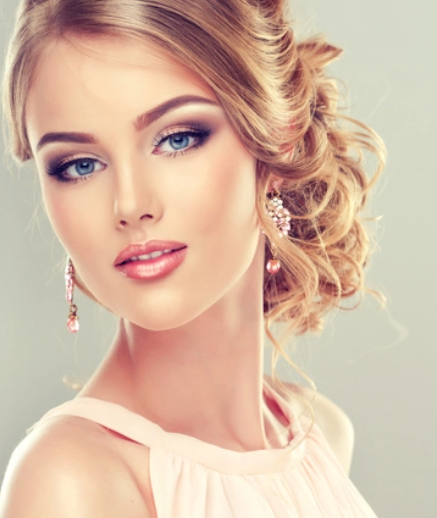
#> input picture opencv/Resource/images/girl_face_01.PNG, 437 x 518 px
$ python zu_blur_image_01.py
#> lines starting #> are read from the running program, lines starting #| are printed output that depends on the picture; after the words box and inside, x2 and y2 are one past the last pixel; in counts of white or black regions, pixels touching at a corner belong together
import cv2
import numpy as np

## Tutorial based on
## https://opencv-python-tutroals.readthedocs.io/en/latest/py_tutorials/py_imgproc/py_filtering/py_filtering.html


def stackImages(scale,imgArray):
    rows = len(imgArray)
    cols = len(imgArray[0])
    rowsAvailable = isinstance(imgArray[0], list)
    width = imgArray[0][0].shape[1]
    height = imgArray[0][0].shape[0]
    if rowsAvailable:
        for x in range ( 0, rows):
            for y in range(0, cols):
                if imgArray[x][y].shape[:2] == imgArray[0][0].shape [:2]:
                    imgArray[x][y] = cv2.resize(imgArray[x][y], (0, 0), None, scale, scale)
                else:
                    imgArray[x][y] = cv2.resize(imgArray[x][y], (imgArray[0][0].shape[1], imgArray[0][0].shape[0]), None, scale, scale)
                if len(imgArray[x][y].shape) == 2: imgArray[x][y]= cv2.cvtColor( imgArray[x][y], cv2.COLOR_GRAY2BGR)
        imageBlank = np.zeros((height, width, 3), np.uint8)
        hor = [imageBlank]*rows
        hor_con = [imageBlank]*rows
        for x in range(0, rows):
            hor[x] = np.hstack(imgArray[x])
        ver = np.vstack(hor)
    else:
        for x in range(0, rows):
            if imgArray[x].shape[:2] == imgArray[0].shape[:2]:
                imgArray[x] = cv2.resize(imgArray[x], (0, 0), None, scale, scale)
            else:
                imgArray[x] = cv2.resize(imgArray[x], (imgArray[0].shape[1], imgArray[0].shape[0]), None,scale, scale)
            if len(imgArray[x].shape) == 2: imgArray[x] = cv2.cvtColor(imgArray[x], cv2.COLOR_GRAY2BGR)
        hor= np.hstack(imgArray)
        ver = hor
    return ver

kernel = np.ones((7,7),np.float32)
img = cv2.imread('Resource/images/girl_face_01.PNG')
#> img is the input picture: shape (518, 437, 3); mean B, G, R 164.6, 185.7, 214.3


imgGray = cv2.cvtColor(img, cv2.COLOR_BGR2GRAY)
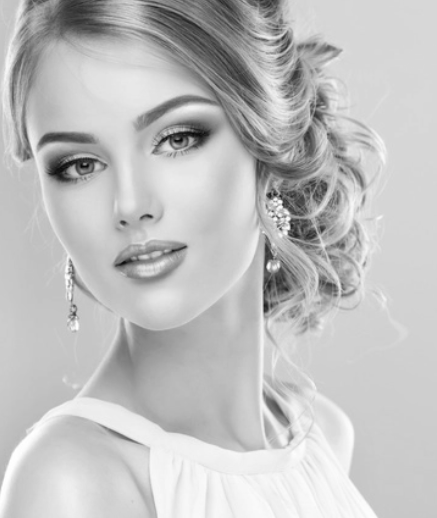
#> imgGray: shape (518, 437); min 7, max 255, mean 191.8
imgBlur = cv2.filter2D(img,-1,kernel/30)
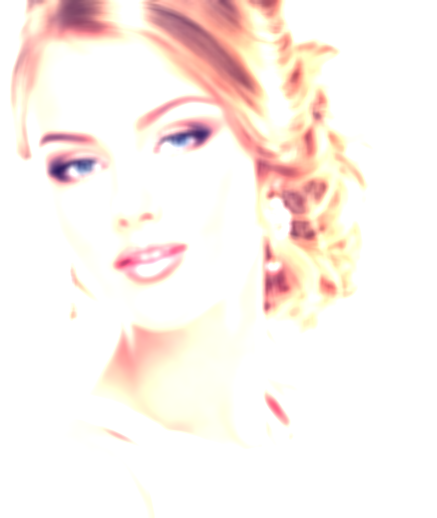
#> imgBlur: shape (518, 437, 3); mean B, G, R 236.1, 241.5, 252
imgCanny= cv2.Canny(imgGray, 200, 100)
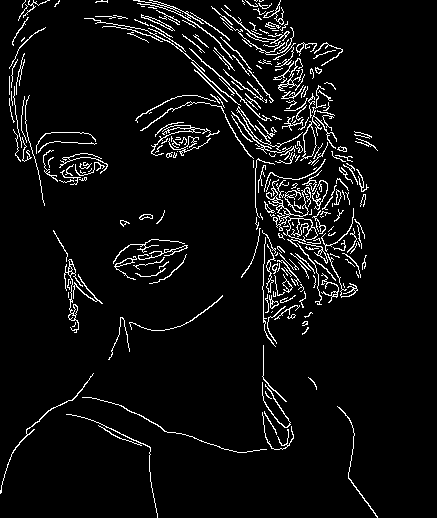
#> imgCanny: shape (518, 437); 5.5% white in thin lines or dots, all inside (x1, y1, x2, y2) = (0, 0, 378, 518)

imgErod = cv2.erode(img,kernel,iterations = 1)
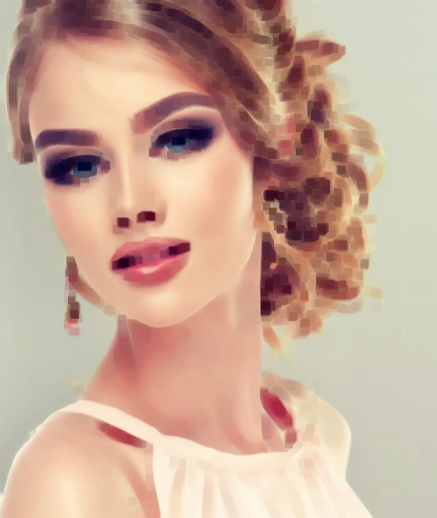
#> imgErod: shape (518, 437, 3); mean B, G, R 151, 169.2, 201

stackedImg = stackImages(0.6, ([img, imgGray, imgBlur, imgErod]))
#> in stackImages, `rows = len(imgArray)`: rows = 4
#> in stackImages, `cols = len(imgArray[0])`: cols = 518
#> in stackImages, `rowsAvailable = isinstance(imgArray[0], list)`: rowsAvailable = False
#> after the loop in stackImages, `for x in range(0, rows):`: imgArray = 4 items
#> in stackImages, `hor= np.hstack(imgArray)`:
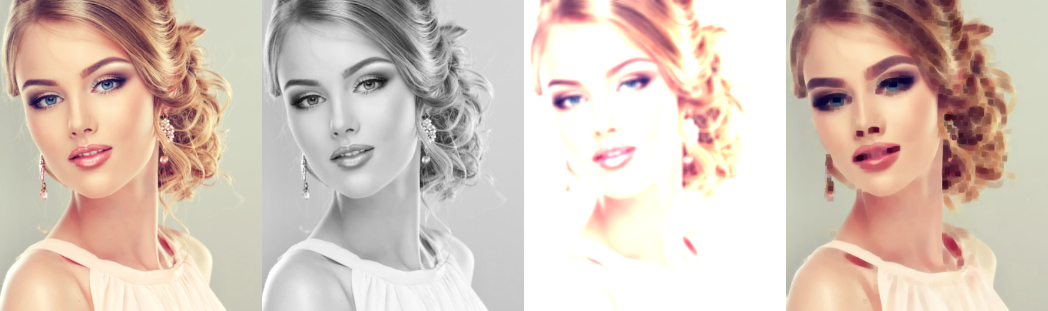
#> hor: shape (311, 1048, 3); mean of channels 0, 1, 2 185.8, 197, 214.7; drawn as B, G, R
cv2.imshow("Stacked Images ", stackedImg)

cv2.waitKey(0)
